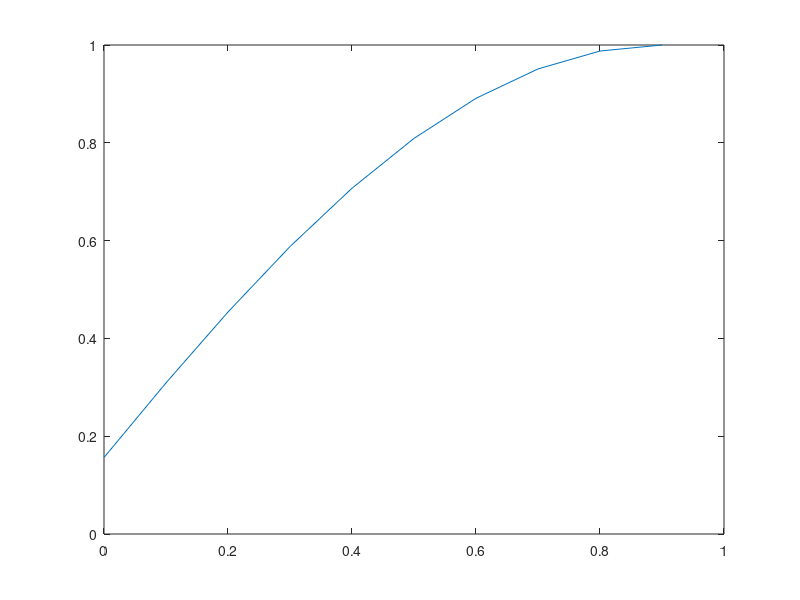

Write MATLAB code to recreate this figure.
function [K,B,u]=Ritz
%% initial data
p=1;q=0;
a=0;b=1;
n=10;
x=linspace(0,1,n+1);
h=1/n;
%% matrix K
K=zeros(n+1);
fun1=@(ke)(p./h+h.*q.*((1-ke).^2));
fun2=@(ke)(p./h+h.*q.*(ke.^2));
fun3=@(ke)(-p./h+h.*q.*ke.*(1-ke));
for i=2:(n+1)
    K(i-1,i-1)=K(i-1,i-1)+quad(fun1,a,b);
    K(i,i)=quad(fun2,a,b);
    K(i-1,i)=quad(fun3,a,b);
    K(i,i-1)=quad(fun3,a,b);
end
K=K(2:(n+1),2:(n+1));
%% b
B=zeros(n,1);
for i=2:(n+1)
    f1=@(ke)((pi)^2/4)*sin((x(i-1)+h.*ke)*pi/2).*ke+((pi)^2/4)*sin((x(i)+h.*ke)*pi/2).*(1-ke);
    B(i-1)=h.*quad(f1,a,b);
end
f2=@(ke)((pi)^2/4)*sin((x(n)+h.*ke)*pi/2).*ke;
B(n)=h.*quad(f2,a,b);  
%% u
u=K\B;
u
xx=x;
x(11)=[];
plot(x,u);

